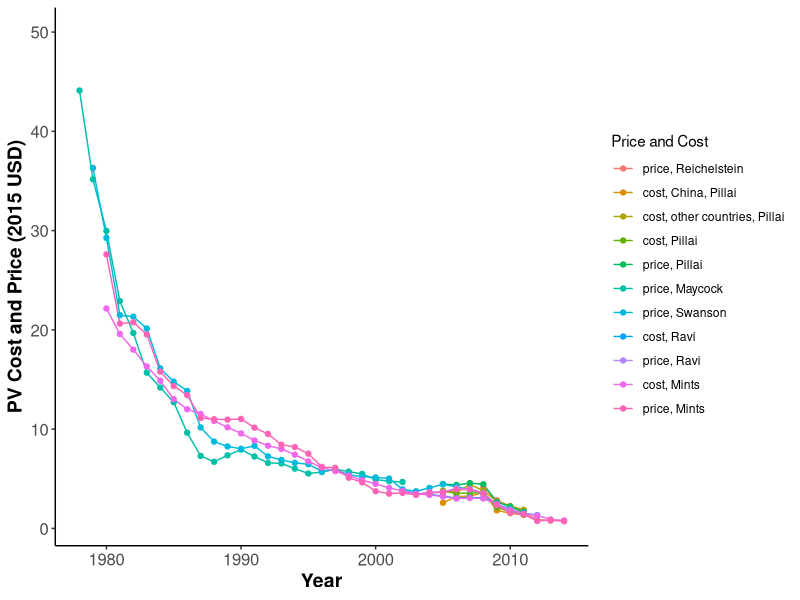

This chart was generated by the following R code:
# ----
library(ggplot2)
library(readxl)
library(reshape2)

#Set parameters for graphics
axislabelsize <- 1.5
labelsize <- 1.2
graphlinewidth <- 2
segmentlinewidth <- 1.5

# ----
# pull in data
# ----
PV_mod <- read_excel("firmmarketsupply/PV_module _data.xlsx", 
                     range = "A1:L41")

PV <- reshape2::melt(as.data.frame(PV_mod), id="Year")
# ----
# graph
# ----
PV$variable = factor(PV$variable)

pv_plot <-  ggplot(data = PV, aes(x=Year, y=value, group=variable, color = variable)) +
  geom_line() +
  geom_point() +
  xlim(1978, NA) +
  ylim(NA, 50) +
  labs(color = "Price and Cost", x = "Year", y = "PV Cost and Price (2015 USD)") +
  theme_classic() +
  theme(axis.text=element_text(size=12),
        axis.title=element_text(size=14,face="bold"))
  
# ----
#Save plot to PDF
# ----
ggsave(pv_plot, filename = "PV_Module.pdf", 
       path = "firmmarketsupply",
       width = 7, height = 7, units = "in")
# ----
